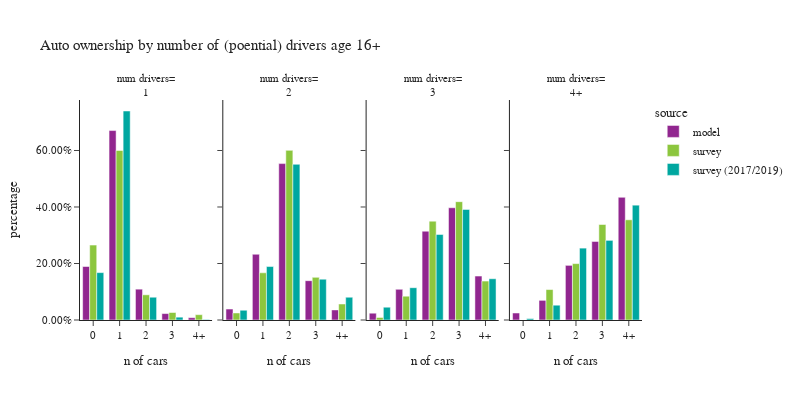

Source (notebook cell):
### Code cell
plot_auto(hh.loc[hh['num_drivers_simple']!="0"],'num_drivers_simple','number of (poential) drivers age 16+','num drivers')

### Figure 1 — Plotly figure (JSON) as saved in the notebook; plotly's stock layout.template omitted (floating-point values rounded to 4 significant figures)
{"data": [{"alignmentgroup": "True", "customdata": [[99284], [351627], [57219], [11931], [4307]], "hovertemplate": "source=model<br>num_drivers_simple=1<br>auto_ownership_simple=%{x}<br>percentage=%{y}<br>sample count=%{customdata[0]}<extra></extra>", "legendgroup": "model", "marker": {"color": "#91268F", "pattern": {"shape": ""}}, "name": "model", "offsetgroup": "model", "orientation": "v", "showlegend": true, "textposition": "auto", "type": "bar", "x": ["0", "1", "2", "3", "4+"], "xaxis": "x", "y": [0.1893, 0.6706, 0.1091, 0.02275, 0.008214], "yaxis": "y"}, {"alignmentgroup": "True", "customdata": [[33095], [198999], [473353], [119043], [30581]], "hovertemplate": "source=model<br>num_drivers_simple=2<br>auto_ownership_simple=%{x}<br>percentage=%{y}<br>sample count=%{customdata[0]}<extra></extra>", "legendgroup": "model", "marker": {"color": "#91268F", "pattern": {"shape": ""}}, "name": "model", "offsetgroup": "model", "orientation": "v", "showlegend": false, "textposition": "auto", "type": "bar", "x": ["0", "1", "2", "3", "4+"], "xaxis": "x2", "y": [0.0387, 0.2327, 0.5536, 0.1392, 0.03576], "yaxis": "y2"}, {"alignmentgroup": "True", "customdata": [[5056], [22573], [65336], [82592], [32316]], "hovertemplate": "source=model<br>num_drivers_simple=3<br>auto_ownership_simple=%{x}<br>percentage=%{y}<br>sample count=%{customdata[0]}<extra></extra>", "legendgroup": "model", "marker": {"color": "#91268F", "pattern": {"shape": ""}}, "name": "model", "offsetgroup": "model", "orientation": "v", "showlegend": false, "textposition": "auto", "type": "bar", "x": ["0", "1", "2", "3", "4+"], "xaxis": "x3", "y": [0.02432, 0.1086, 0.3143, 0.3973, 0.1555], "yaxis": "y3"}, {"alignmentgroup": "True", "customdata": [[3675], [10357], [28783], [41363], [64639]], "hovertemplate": "source=model<br>num_drivers_simple=4+<br>auto_ownership_simple=%{x}<br>percentage=%{y}<br>sample count=%{customdata[0]}<extra></extra>", "legendgroup": "model", "marker": {"color": "#91268F", "pattern": {"shape": ""}}, "name": "model", "offsetgroup": "model", "orientation": "v", "showlegend": false, "textposition": "auto", "type": "bar", "x": ["0", "1", "2", "3", "4+"], "xaxis": "x4", "y": [0.02469, 0.0696, 0.1934, 0.2779, 0.4344], "yaxis": "y4"}, {"alignmentgroup": "True", "customdata": [[493], [952], [119], [24], [14]], "hovertemplate": "source=survey<br>num_drivers_simple=1<br>auto_ownership_simple=%{x}<br>percentage=%{y}<br>sample count=%{customdata[0]}<extra></extra>", "legendgroup": "survey", "marker": {"color": "#8CC63E", "pattern": {"shape": ""}}, "name": "survey", "offsetgroup": "survey", "orientation": "v", "showlegend": true, "textposition": "auto", "type": "bar", "x": ["0", "1", "2", "3", "4+"], "xaxis": "x", "y": [0.2653, 0.6001, 0.08915, 0.02649, 0.0189], "yaxis": "y"}, {"alignmentgroup": "True", "customdata": [[77], [580], [823], [157], [56]], "hovertemplate": "source=survey<br>num_drivers_simple=2<br>auto_ownership_simple=%{x}<br>percentage=%{y}<br>sample count=%{customdata[0]}<extra></extra>", "legendgroup": "survey", "marker": {"color": "#8CC63E", "pattern": {"shape": ""}}, "name": "survey", "offsetgroup": "survey", "orientation": "v", "showlegend": false, "textposition": "auto", "type": "bar", "x": ["0", "1", "2", "3", "4+"], "xaxis": "x2", "y": [0.02499, 0.167, 0.6004, 0.1509, 0.05667], "yaxis": "y2"}, {"alignmentgroup": "True", "customdata": [[2], [35], [75], [62], [23]], "hovertemplate": "source=survey<br>num_drivers_simple=3<br>auto_ownership_simple=%{x}<br>percentage=%{y}<br>sample count=%{customdata[0]}<extra></extra>", "legendgroup": "survey", "marker": {"color": "#8CC63E", "pattern": {"shape": ""}}, "name": "survey", "offsetgroup": "survey", "orientation": "v", "showlegend": false, "textposition": "auto", "type": "bar", "x": ["0", "1", "2", "3", "4+"], "xaxis": "x3", "y": [0.009144, 0.08451, 0.3499, 0.4188, 0.1376], "yaxis": "y3"}, {"alignmentgroup": "True", "customdata": [[9], [17], [25], [25]], "hovertemplate": "source=survey<br>num_drivers_simple=4+<br>auto_ownership_simple=%{x}<br>percentage=%{y}<br>sample count=%{customdata[0]}<extra></extra>", "legendgroup": "survey", "marker": {"color": "#8CC63E", "pattern": {"shape": ""}}, "name": "survey", "offsetgroup": "survey", "orientation": "v", "showlegend": false, "textposition": "auto", "type": "bar", "x": ["1", "2", "3", "4+"], "xaxis": "x4", "y": [0.1077, 0.1996, 0.338, 0.3547], "yaxis": "y4"}, {"alignmentgroup": "True", "customdata": [[781], [1653], [132], [22], [5]], "hovertemplate": "source=survey (2017/2019)<br>num_drivers_simple=1<br>auto_ownership_simple=%{x}<br>percentage=%{y}<br>sample count=%{customdata[0]}<extra></extra>", "legendgroup": "survey (2017/2019)", "marker": {"color": "#00A7A0", "pattern": {"shape": ""}}, "name": "survey (2017/2019)", "offsetgroup": "survey (2017/2019)", "orientation": "v", "showlegend": true, "textposition": "auto", "type": "bar", "x": ["0", "1", "2", "3", "4+"], "xaxis": "x", "y": [0.1677, 0.7398, 0.08064, 0.01, 0.001862], "yaxis": "y"}, {"alignmentgroup": "True", "customdata": [[272], [1245], [1394], [217], [90]], "hovertemplate": "source=survey (2017/2019)<br>num_drivers_simple=2<br>auto_ownership_simple=%{x}<br>percentage=%{y}<br>sample count=%{customdata[0]}<extra></extra>", "legendgroup": "survey (2017/2019)", "marker": {"color": "#00A7A0", "pattern": {"shape": ""}}, "name": "survey (2017/2019)", "offsetgroup": "survey (2017/2019)", "orientation": "v", "showlegend": false, "textposition": "auto", "type": "bar", "x": ["0", "1", "2", "3", "4+"], "xaxis": "x2", "y": [0.03457, 0.1892, 0.5511, 0.1445, 0.08059], "yaxis": "y2"}, {"alignmentgroup": "True", "customdata": [[20], [51], [105], [90], [27]], "hovertemplate": "source=survey (2017/2019)<br>num_drivers_simple=3<br>auto_ownership_simple=%{x}<br>percentage=%{y}<br>sample count=%{customdata[0]}<extra></extra>", "legendgroup": "survey (2017/2019)", "marker": {"color": "#00A7A0", "pattern": {"shape": ""}}, "name": "survey (2017/2019)", "offsetgroup": "survey (2017/2019)", "orientation": "v", "showlegend": false, "textposition": "auto", "type": "bar", "x": ["0", "1", "2", "3", "4+"], "xaxis": "x3", "y": [0.04541, 0.1144, 0.3028, 0.3914, 0.146], "yaxis": "y3"}, {"alignmentgroup": "True", "customdata": [[4], [11], [31], [18], [19]], "hovertemplate": "source=survey (2017/2019)<br>num_drivers_simple=4+<br>auto_ownership_simple=%{x}<br>percentage=%{y}<br>sample count=%{customdata[0]}<extra></extra>", "legendgroup": "survey (2017/2019)", "marker": {"color": "#00A7A0", "pattern": {"shape": ""}}, "name": "survey (2017/2019)", "offsetgroup": "survey (2017/2019)", "orientation": "v", "showlegend": false, "textposition": "auto", "type": "bar", "x": ["0", "1", "2", "3", "4+"], "xaxis": "x4", "y": [0.004914, 0.05238, 0.2544, 0.2819, 0.4064], "yaxis": "y4"}], "layout": {"annotations": [{"font": {}, "showarrow": false, "text": "num drivers=<br>1", "x": 0.1175, "xanchor": "center", "xref": "paper", "y": 1.0, "yanchor": "bottom", "yref": "paper"}, {"font": {}, "showarrow": false, "text": "num drivers=<br>2", "x": 0.3725, "xanchor": "center", "xref": "paper", "y": 1.0, "yanchor": "bottom", "yref": "paper"}, {"font": {}, "showarrow": false, "text": "num drivers=<br>3", "x": 0.6275, "xanchor": "center", "xref": "paper", "y": 1.0, "yanchor": "bottom", "yref": "paper"}, {"font": {}, "showarrow": false, "text": "num drivers=<br>4+", "x": 0.8825, "xanchor": "center", "xref": "paper", "y": 1.0, "yanchor": "bottom", "yref": "paper"}], "barmode": "group", "font": {"size": 11}, "height": 400, "legend": {"title": {"text": "source"}, "tracegroupgap": 0}, "title": {"text": "Auto ownership by number of (poential) drivers age 16+"}, "width": 800, "xaxis": {"anchor": "y", "domain": [0.0, 0.235], "title": {"text": "n of cars"}}, "xaxis2": {"anchor": "y2", "domain": [0.255, 0.49], "matches": "x", "title": {"text": "n of cars"}}, "xaxis3": {"anchor": "y3", "domain": [0.51, 0.745], "matches": "x", "title": {"text": "n of cars"}}, "xaxis4": {"anchor": "y4", "domain": [0.765, 1.0], "matches": "x", "title": {"text": "n of cars"}}, "yaxis": {"anchor": "x", "domain": [0.0, 1.0], "tickformat": ".2%", "title": {"text": "percentage"}}, "yaxis2": {"anchor": "x2", "domain": [0.0, 1.0], "matches": "y", "showticklabels": false, "tickformat": ".2%"}, "yaxis3": {"anchor": "x3", "domain": [0.0, 1.0], "matches": "y", "showticklabels": false, "tickformat": ".2%"}, "yaxis4": {"anchor": "x4", "domain": [0.0, 1.0], "matches": "y", "showticklabels": false, "tickformat": ".2%"}}}
